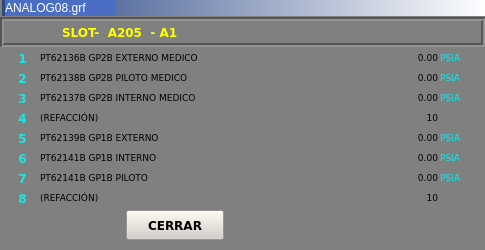
<?xml version="1.0" encoding="UTF-8"?>
<ui version="4.0">
 <class>Analog08_2</class>
 <widget class="QWidget" name="Analog08_2">
  <property name="geometry">
   <rect>
    <x>0</x>
    <y>0</y>
    <width>485</width>
    <height>250</height>
   </rect>
  </property>
  <property name="minimumSize">
   <size>
    <width>485</width>
    <height>250</height>
   </size>
  </property>
  <property name="maximumSize">
   <size>
    <width>485</width>
    <height>250</height>
   </size>
  </property>
  <property name="windowTitle">
   <string>Analog08_2</string>
  </property>
  <property name="styleSheet">
   <string notr="true">background-color: rgb(128, 128, 128);</string>
  </property>
  <widget class="QLabel" name="lbTit_5">
   <property name="geometry">
    <rect>
     <x>40</x>
     <y>130</y>
     <width>340</width>
     <height>16</height>
    </rect>
   </property>
   <property name="font">
    <font>
     <family>Verdana</family>
     <pointsize>7</pointsize>
     <weight>50</weight>
     <bold>false</bold>
    </font>
   </property>
   <property name="text">
    <string>PT62139B GP1B EXTERNO</string>
   </property>
  </widget>
  <widget class="QLabel" name="lbNumDes_4">
   <property name="geometry">
    <rect>
     <x>388</x>
     <y>110</y>
     <width>50</width>
     <height>16</height>
    </rect>
   </property>
   <property name="font">
    <font>
     <family>Verdana</family>
     <pointsize>7</pointsize>
     <weight>50</weight>
     <bold>false</bold>
    </font>
   </property>
   <property name="text">
    <string>10</string>
   </property>
   <property name="alignment">
    <set>Qt::AlignRight|Qt::AlignTrailing|Qt::AlignVCenter</set>
   </property>
  </widget>
  <widget class="QLabel" name="lbTit_2">
   <property name="geometry">
    <rect>
     <x>40</x>
     <y>70</y>
     <width>340</width>
     <height>16</height>
    </rect>
   </property>
   <property name="font">
    <font>
     <family>Verdana</family>
     <pointsize>7</pointsize>
     <weight>50</weight>
     <bold>false</bold>
    </font>
   </property>
   <property name="text">
    <string>PT62138B GP2B PILOTO MEDICO</string>
   </property>
  </widget>
  <widget class="QLabel" name="lbNum_1">
   <property name="geometry">
    <rect>
     <x>12</x>
     <y>50</y>
     <width>21</width>
     <height>16</height>
    </rect>
   </property>
   <property name="font">
    <font>
     <family>Verdana</family>
     <weight>75</weight>
     <bold>true</bold>
    </font>
   </property>
   <property name="styleSheet">
    <string notr="true">color: rgb(22, 232, 232);</string>
   </property>
   <property name="text">
    <string>1</string>
   </property>
   <property name="alignment">
    <set>Qt::AlignCenter</set>
   </property>
  </widget>
  <widget class="QLabel" name="lbNumDes_2">
   <property name="geometry">
    <rect>
     <x>388</x>
     <y>70</y>
     <width>50</width>
     <height>16</height>
    </rect>
   </property>
   <property name="font">
    <font>
     <family>Verdana</family>
     <pointsize>7</pointsize>
     <weight>50</weight>
     <bold>false</bold>
    </font>
   </property>
   <property name="text">
    <string>0.00</string>
   </property>
   <property name="alignment">
    <set>Qt::AlignRight|Qt::AlignTrailing|Qt::AlignVCenter</set>
   </property>
  </widget>
  <widget class="QLabel" name="lbNum_3">
   <property name="geometry">
    <rect>
     <x>12</x>
     <y>90</y>
     <width>21</width>
     <height>16</height>
    </rect>
   </property>
   <property name="font">
    <font>
     <family>Verdana</family>
     <weight>75</weight>
     <bold>true</bold>
    </font>
   </property>
   <property name="styleSheet">
    <string notr="true">color: rgb(22, 232, 232);</string>
   </property>
   <property name="text">
    <string>3</string>
   </property>
   <property name="alignment">
    <set>Qt::AlignCenter</set>
   </property>
  </widget>
  <widget class="QLabel" name="lbNumDes_5">
   <property name="geometry">
    <rect>
     <x>388</x>
     <y>130</y>
     <width>50</width>
     <height>16</height>
    </rect>
   </property>
   <property name="font">
    <font>
     <family>Verdana</family>
     <pointsize>7</pointsize>
     <weight>50</weight>
     <bold>false</bold>
    </font>
   </property>
   <property name="text">
    <string>0.00</string>
   </property>
   <property name="alignment">
    <set>Qt::AlignRight|Qt::AlignTrailing|Qt::AlignVCenter</set>
   </property>
  </widget>
  <widget class="QLabel" name="lbNumDes_6">
   <property name="geometry">
    <rect>
     <x>388</x>
     <y>150</y>
     <width>50</width>
     <height>16</height>
    </rect>
   </property>
   <property name="font">
    <font>
     <family>Verdana</family>
     <pointsize>7</pointsize>
     <weight>50</weight>
     <bold>false</bold>
    </font>
   </property>
   <property name="text">
    <string>0.00</string>
   </property>
   <property name="alignment">
    <set>Qt::AlignRight|Qt::AlignTrailing|Qt::AlignVCenter</set>
   </property>
  </widget>
  <widget class="QLabel" name="lbUni_1">
   <property name="geometry">
    <rect>
     <x>440</x>
     <y>50</y>
     <width>43</width>
     <height>16</height>
    </rect>
   </property>
   <property name="font">
    <font>
     <family>Verdana</family>
     <pointsize>7</pointsize>
     <weight>50</weight>
     <bold>false</bold>
    </font>
   </property>
   <property name="styleSheet">
    <string notr="true">color: rgb(22, 232, 232);</string>
   </property>
   <property name="text">
    <string>PSIA</string>
   </property>
  </widget>
  <widget class="QLabel" name="lbTit_3">
   <property name="geometry">
    <rect>
     <x>40</x>
     <y>90</y>
     <width>340</width>
     <height>16</height>
    </rect>
   </property>
   <property name="font">
    <font>
     <family>Verdana</family>
     <pointsize>7</pointsize>
     <weight>50</weight>
     <bold>false</bold>
    </font>
   </property>
   <property name="text">
    <string>PT62137B GP2B INTERNO MEDICO</string>
   </property>
  </widget>
  <widget class="QLabel" name="lbTit_7">
   <property name="geometry">
    <rect>
     <x>40</x>
     <y>170</y>
     <width>340</width>
     <height>16</height>
    </rect>
   </property>
   <property name="font">
    <font>
     <family>Verdana</family>
     <pointsize>7</pointsize>
     <weight>50</weight>
     <bold>false</bold>
    </font>
   </property>
   <property name="text">
    <string>PT62141B GP1B PILOTO</string>
   </property>
  </widget>
  <widget class="QLabel" name="lbUni_8">
   <property name="geometry">
    <rect>
     <x>440</x>
     <y>190</y>
     <width>43</width>
     <height>16</height>
    </rect>
   </property>
   <property name="font">
    <font>
     <family>Verdana</family>
     <pointsize>7</pointsize>
     <weight>50</weight>
     <bold>false</bold>
    </font>
   </property>
   <property name="styleSheet">
    <string notr="true">color: rgb(22, 232, 232);</string>
   </property>
   <property name="text">
    <string/>
   </property>
  </widget>
  <widget class="QLabel" name="lbNumDes_3">
   <property name="geometry">
    <rect>
     <x>388</x>
     <y>90</y>
     <width>50</width>
     <height>16</height>
    </rect>
   </property>
   <property name="font">
    <font>
     <family>Verdana</family>
     <pointsize>7</pointsize>
     <weight>50</weight>
     <bold>false</bold>
    </font>
   </property>
   <property name="text">
    <string>0.00</string>
   </property>
   <property name="alignment">
    <set>Qt::AlignRight|Qt::AlignTrailing|Qt::AlignVCenter</set>
   </property>
  </widget>
  <widget class="QLabel" name="lbNum_6">
   <property name="geometry">
    <rect>
     <x>12</x>
     <y>150</y>
     <width>21</width>
     <height>16</height>
    </rect>
   </property>
   <property name="font">
    <font>
     <family>Verdana</family>
     <weight>75</weight>
     <bold>true</bold>
    </font>
   </property>
   <property name="styleSheet">
    <string notr="true">color: rgb(22, 232, 232);</string>
   </property>
   <property name="text">
    <string>6</string>
   </property>
   <property name="alignment">
    <set>Qt::AlignCenter</set>
   </property>
  </widget>
  <widget class="QLabel" name="lbTit_6">
   <property name="geometry">
    <rect>
     <x>40</x>
     <y>150</y>
     <width>340</width>
     <height>16</height>
    </rect>
   </property>
   <property name="font">
    <font>
     <family>Verdana</family>
     <pointsize>7</pointsize>
     <weight>50</weight>
     <bold>false</bold>
    </font>
   </property>
   <property name="text">
    <string>PT62141B GP1B INTERNO</string>
   </property>
  </widget>
  <widget class="QLabel" name="lbUni_5">
   <property name="geometry">
    <rect>
     <x>440</x>
     <y>130</y>
     <width>43</width>
     <height>16</height>
    </rect>
   </property>
   <property name="font">
    <font>
     <family>Verdana</family>
     <pointsize>7</pointsize>
     <weight>50</weight>
     <bold>false</bold>
    </font>
   </property>
   <property name="styleSheet">
    <string notr="true">color: rgb(22, 232, 232);</string>
   </property>
   <property name="text">
    <string>PSIA</string>
   </property>
  </widget>
  <widget class="QLabel" name="lbNumDes_1">
   <property name="geometry">
    <rect>
     <x>388</x>
     <y>50</y>
     <width>50</width>
     <height>16</height>
    </rect>
   </property>
   <property name="font">
    <font>
     <family>Verdana</family>
     <pointsize>7</pointsize>
     <weight>50</weight>
     <bold>false</bold>
    </font>
   </property>
   <property name="text">
    <string>0.00</string>
   </property>
   <property name="alignment">
    <set>Qt::AlignRight|Qt::AlignTrailing|Qt::AlignVCenter</set>
   </property>
  </widget>
  <widget class="QLabel" name="lbTit_8">
   <property name="geometry">
    <rect>
     <x>40</x>
     <y>190</y>
     <width>340</width>
     <height>16</height>
    </rect>
   </property>
   <property name="font">
    <font>
     <family>Verdana</family>
     <pointsize>7</pointsize>
     <weight>50</weight>
     <bold>false</bold>
    </font>
   </property>
   <property name="text">
    <string>(REFACCIÓN)</string>
   </property>
  </widget>
  <widget class="QLabel" name="lbNum_2">
   <property name="geometry">
    <rect>
     <x>12</x>
     <y>70</y>
     <width>21</width>
     <height>16</height>
    </rect>
   </property>
   <property name="font">
    <font>
     <family>Verdana</family>
     <weight>75</weight>
     <bold>true</bold>
    </font>
   </property>
   <property name="styleSheet">
    <string notr="true">color: rgb(22, 232, 232);</string>
   </property>
   <property name="text">
    <string>2</string>
   </property>
   <property name="alignment">
    <set>Qt::AlignCenter</set>
   </property>
  </widget>
  <widget class="QLabel" name="lbNum_7">
   <property name="geometry">
    <rect>
     <x>12</x>
     <y>170</y>
     <width>21</width>
     <height>16</height>
    </rect>
   </property>
   <property name="font">
    <font>
     <family>Verdana</family>
     <weight>75</weight>
     <bold>true</bold>
    </font>
   </property>
   <property name="styleSheet">
    <string notr="true">color: rgb(22, 232, 232);</string>
   </property>
   <property name="text">
    <string>7</string>
   </property>
   <property name="alignment">
    <set>Qt::AlignCenter</set>
   </property>
  </widget>
  <widget class="QFrame" name="frame_2">
   <property name="geometry">
    <rect>
     <x>2</x>
     <y>0</y>
     <width>485</width>
     <height>16</height>
    </rect>
   </property>
   <property name="styleSheet">
    <string notr="true">background-color: qlineargradient(spread:pad, x1:0, y1:0, x2:1, y2:0, stop:0 rgba(43, 71, 134, 255), stop:1 rgba(255, 255, 255, 255));</string>
   </property>
   <property name="frameShape">
    <enum>QFrame::Panel</enum>
   </property>
   <property name="frameShadow">
    <enum>QFrame::Raised</enum>
   </property>
   <property name="lineWidth">
    <number>0</number>
   </property>
   <widget class="QLabel" name="lbIP_2">
    <property name="geometry">
     <rect>
      <x>3</x>
      <y>0</y>
      <width>111</width>
      <height>16</height>
     </rect>
    </property>
    <property name="font">
     <font>
      <pointsize>9</pointsize>
     </font>
    </property>
    <property name="styleSheet">
     <string notr="true">background-color: rgb(74, 110, 195);
background-color: rgb(74, 110, 195);
color: rgb(255, 255, 255);</string>
    </property>
    <property name="text">
     <string>ANALOG08.grf</string>
    </property>
   </widget>
  </widget>
  <widget class="QLabel" name="lbTit_4">
   <property name="geometry">
    <rect>
     <x>40</x>
     <y>110</y>
     <width>340</width>
     <height>16</height>
    </rect>
   </property>
   <property name="font">
    <font>
     <family>Verdana</family>
     <pointsize>7</pointsize>
     <weight>50</weight>
     <bold>false</bold>
    </font>
   </property>
   <property name="text">
    <string>(REFACCIÓN)</string>
   </property>
  </widget>
  <widget class="QLabel" name="lbNum_8">
   <property name="geometry">
    <rect>
     <x>12</x>
     <y>190</y>
     <width>21</width>
     <height>16</height>
    </rect>
   </property>
   <property name="font">
    <font>
     <family>Verdana</family>
     <weight>75</weight>
     <bold>true</bold>
    </font>
   </property>
   <property name="styleSheet">
    <string notr="true">color: rgb(22, 232, 232);</string>
   </property>
   <property name="text">
    <string>8</string>
   </property>
   <property name="alignment">
    <set>Qt::AlignCenter</set>
   </property>
  </widget>
  <widget class="QLabel" name="lbUni_3">
   <property name="geometry">
    <rect>
     <x>440</x>
     <y>90</y>
     <width>43</width>
     <height>16</height>
    </rect>
   </property>
   <property name="font">
    <font>
     <family>Verdana</family>
     <pointsize>7</pointsize>
     <weight>50</weight>
     <bold>false</bold>
    </font>
   </property>
   <property name="styleSheet">
    <string notr="true">color: rgb(22, 232, 232);</string>
   </property>
   <property name="text">
    <string>PSIA</string>
   </property>
  </widget>
  <widget class="QLabel" name="lbUni_2">
   <property name="geometry">
    <rect>
     <x>440</x>
     <y>70</y>
     <width>43</width>
     <height>16</height>
    </rect>
   </property>
   <property name="font">
    <font>
     <family>Verdana</family>
     <pointsize>7</pointsize>
     <weight>50</weight>
     <bold>false</bold>
    </font>
   </property>
   <property name="styleSheet">
    <string notr="true">color: rgb(22, 232, 232);</string>
   </property>
   <property name="text">
    <string>PSIA</string>
   </property>
  </widget>
  <widget class="QLabel" name="lbUni_7">
   <property name="geometry">
    <rect>
     <x>440</x>
     <y>170</y>
     <width>43</width>
     <height>16</height>
    </rect>
   </property>
   <property name="font">
    <font>
     <family>Verdana</family>
     <pointsize>7</pointsize>
     <weight>50</weight>
     <bold>false</bold>
    </font>
   </property>
   <property name="styleSheet">
    <string notr="true">color: rgb(22, 232, 232);</string>
   </property>
   <property name="text">
    <string>PSIA</string>
   </property>
  </widget>
  <widget class="QFrame" name="frame">
   <property name="geometry">
    <rect>
     <x>0</x>
     <y>17</y>
     <width>485</width>
     <height>30</height>
    </rect>
   </property>
   <property name="styleSheet">
    <string notr="true">border-color: rgb(255, 255, 255);</string>
   </property>
   <property name="frameShape">
    <enum>QFrame::Box</enum>
   </property>
   <property name="frameShadow">
    <enum>QFrame::Sunken</enum>
   </property>
   <property name="lineWidth">
    <number>2</number>
   </property>
   <widget class="QLabel" name="label_2">
    <property name="geometry">
     <rect>
      <x>62</x>
      <y>4</y>
      <width>400</width>
      <height>22</height>
     </rect>
    </property>
    <property name="font">
     <font>
      <family>Verdana</family>
      <pointsize>9</pointsize>
      <weight>75</weight>
      <bold>true</bold>
     </font>
    </property>
    <property name="styleSheet">
     <string notr="true">color: rgb(255, 255, 0);</string>
    </property>
    <property name="text">
     <string>SLOT-  A205  - A1</string>
    </property>
   </widget>
  </widget>
  <widget class="QLabel" name="lbTit_1">
   <property name="geometry">
    <rect>
     <x>40</x>
     <y>50</y>
     <width>340</width>
     <height>16</height>
    </rect>
   </property>
   <property name="font">
    <font>
     <family>Verdana</family>
     <pointsize>7</pointsize>
     <weight>50</weight>
     <bold>false</bold>
    </font>
   </property>
   <property name="text">
    <string>PT62136B GP2B EXTERNO MEDICO</string>
   </property>
  </widget>
  <widget class="QLabel" name="lbNum_5">
   <property name="geometry">
    <rect>
     <x>12</x>
     <y>130</y>
     <width>21</width>
     <height>16</height>
    </rect>
   </property>
   <property name="font">
    <font>
     <family>Verdana</family>
     <weight>75</weight>
     <bold>true</bold>
    </font>
   </property>
   <property name="styleSheet">
    <string notr="true">color: rgb(22, 232, 232);</string>
   </property>
   <property name="text">
    <string>5</string>
   </property>
   <property name="alignment">
    <set>Qt::AlignCenter</set>
   </property>
  </widget>
  <widget class="QPushButton" name="btCerrar">
   <property name="geometry">
    <rect>
     <x>126</x>
     <y>210</y>
     <width>98</width>
     <height>30</height>
    </rect>
   </property>
   <property name="font">
    <font>
     <family>Verdana</family>
     <pointsize>9</pointsize>
     <weight>75</weight>
     <bold>true</bold>
    </font>
   </property>
   <property name="styleSheet">
    <string notr="true">background-color: rgb(212, 208, 200);</string>
   </property>
   <property name="text">
    <string>CERRAR</string>
   </property>
  </widget>
  <widget class="QLabel" name="lbUni_4">
   <property name="geometry">
    <rect>
     <x>440</x>
     <y>110</y>
     <width>43</width>
     <height>16</height>
    </rect>
   </property>
   <property name="font">
    <font>
     <family>Verdana</family>
     <pointsize>7</pointsize>
     <weight>50</weight>
     <bold>false</bold>
    </font>
   </property>
   <property name="styleSheet">
    <string notr="true">color: rgb(22, 232, 232);</string>
   </property>
   <property name="text">
    <string/>
   </property>
  </widget>
  <widget class="QLabel" name="lbNumDes_7">
   <property name="geometry">
    <rect>
     <x>388</x>
     <y>170</y>
     <width>50</width>
     <height>16</height>
    </rect>
   </property>
   <property name="font">
    <font>
     <family>Verdana</family>
     <pointsize>7</pointsize>
     <weight>50</weight>
     <bold>false</bold>
    </font>
   </property>
   <property name="text">
    <string>0.00</string>
   </property>
   <property name="alignment">
    <set>Qt::AlignRight|Qt::AlignTrailing|Qt::AlignVCenter</set>
   </property>
  </widget>
  <widget class="QLabel" name="lbNum_4">
   <property name="geometry">
    <rect>
     <x>12</x>
     <y>110</y>
     <width>21</width>
     <height>16</height>
    </rect>
   </property>
   <property name="font">
    <font>
     <family>Verdana</family>
     <weight>75</weight>
     <bold>true</bold>
    </font>
   </property>
   <property name="styleSheet">
    <string notr="true">color: rgb(22, 232, 232);</string>
   </property>
   <property name="text">
    <string>4</string>
   </property>
   <property name="alignment">
    <set>Qt::AlignCenter</set>
   </property>
  </widget>
  <widget class="QLabel" name="lbNumDes_8">
   <property name="geometry">
    <rect>
     <x>388</x>
     <y>190</y>
     <width>50</width>
     <height>16</height>
    </rect>
   </property>
   <property name="font">
    <font>
     <family>Verdana</family>
     <pointsize>7</pointsize>
     <weight>50</weight>
     <bold>false</bold>
    </font>
   </property>
   <property name="text">
    <string>10</string>
   </property>
   <property name="alignment">
    <set>Qt::AlignRight|Qt::AlignTrailing|Qt::AlignVCenter</set>
   </property>
  </widget>
  <widget class="QLabel" name="lbUni_6">
   <property name="geometry">
    <rect>
     <x>440</x>
     <y>150</y>
     <width>43</width>
     <height>16</height>
    </rect>
   </property>
   <property name="font">
    <font>
     <family>Verdana</family>
     <pointsize>7</pointsize>
     <weight>50</weight>
     <bold>false</bold>
    </font>
   </property>
   <property name="styleSheet">
    <string notr="true">color: rgb(22, 232, 232);</string>
   </property>
   <property name="text">
    <string>PSIA</string>
   </property>
  </widget>
 </widget>
 <layoutdefault spacing="6" margin="11"/>
 <resources/>
 <connections/>
</ui>
